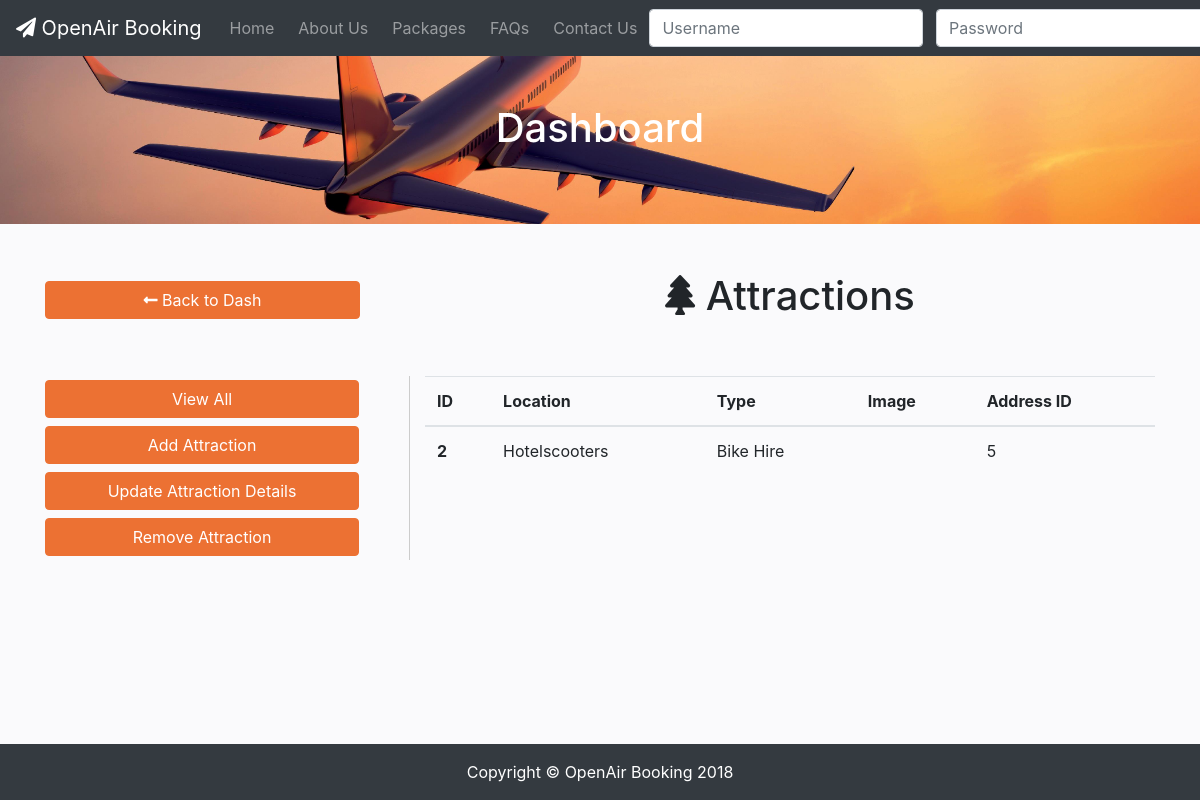
Screenshot of /dashboard/attractions.php with the database file from the repository.
### tables this page shows
CREATE TABLE `attractions` (
  `attract_id` int(11) NOT NULL,
  `attract_location` varchar(280) DEFAULT NULL,
  `attract_type` varchar(60) DEFAULT NULL,
  `attract_image` blob,
  `address_address_id` int(11) NOT NULL
);

### dashboard/attractions.php (the view, shortened to what this page needs)
<!DOCTYPE html>
<html lang="en">
<head>
    <link rel="stylesheet" href="https://stackpath.bootstrapcdn.com/bootstrap/4.1.3/css/bootstrap.min.css"
>
    <link rel="stylesheet" href="https://use.fontawesome.com/releases/v5.5.0/css/all.css"
>
    <link href="css/dash.css" rel="stylesheet">
    <?php include_once "../php/db_connect.php"; ?>
    <?php include_once "php/display.php"; ?>
</head>
<body>
    <nav class="navbar navbar-expand-lg navbar-dark bg-dark fixed-top">
        <a class="navbar-brand" href="../index.php"><i class="fas fa-paper-plane"></i> OpenAir Booking</a>
        <div class="collapse navbar-collapse" id="navbarResponsive">
            <ul class="navbar-nav mr-auto">
                <li class="nav-item">
                    <a class="nav-link" href="../index.php">Home</a>
                </li>
                <li class="nav-item">
                    <a class="nav-link" href="../about.php">About Us</a>
                </li>
                <li class="nav-item">
                    <a class="nav-link" href="../packages.php">Packages</a>
                </li>
                <li class="nav-item">
                    <a class="nav-link" href="../faq.php">FAQs</a>
                </li>
                <li class="nav-item">
                    <a class="nav-link" href="../contact-us.php">Contact Us</a>
                </li>
            </ul>
            <form class="navbar-form form-inline" action="../login.php" method="POST">
                <div id="id3" class="form-group">
                    <input readonly="true" id="id3.1" class="form-control mr-2" type="text" placeholder="Username" name="userName"
                        required>
                    <input readonly="true" id="id3.2" class="form-control mr-2" type="password" placeholder="Password"
                        name="uncrypPass" required>
                </div>
            </form>
        </div>
    </nav>
    <div class="header">
        <div class="container">
            <div class="row">
                <div class="text-center mx-auto mb-4">
                    <h1 class="my-5">
                    ?>Dashboard</h1>
                </div>
            </div>
        </div>
    </div>
    <div class="dash">
        <div class="container">
            <div class="row justify-content-around mt-5">
                <div class="col-sm-4 m-auto">
                    <button class="btn back-btn" onclick="location.href='../dashboard.php';" type="back"><i class="fas fa-long-arrow-alt-left"></i>
                        Back to Dash</button>
                </div>
                <div class="col-sm-8 m-auto text-center">
                    <h1><i class="fas fa-tree"></i> Attractions</h1>
                </div>
            </div>
            <div class="row my-5">
                <div class="col-sm-4 buttonlist">
                    <button id="view" class="btn crud-btn my-1" onclick="showHideCRUD(this.id)" type="back">View All</button>
                    <button id="add" class="btn crud-btn my-1" onclick="showHideCRUD(this.id)" type="back">Add Attraction</button>
                    <button id="update" class="btn crud-btn my-1" onclick="showHideCRUD(this.id)" type="back">Update Attraction Details</button>
                    <button id="remove" class="btn crud-btn my-1" onclick="showHideCRUD(this.id)" type="back">Remove Attraction</button>
                </div>
                <div class="col-sm-8">
                    <div id="view_all_div">
                        <div class="table-responsive-xl">
                            <table class="table">
                                <thead>
                                    <tr>
                                        <th scope="col">ID</th>
                                        <th scope="col">Location</th>
                                        <th scope="col">Type</th>
                                        <th scope="col">Image</th>
                                        <th scope="col">Address ID</th>
                                    </tr>
                                </thead>
                                <tbody>
                                    <?php tableAttractShow($conn); ?>
                                </tbody>
                            </table>
                        </div>
                    </div>
                </div>
            </div>
        </div>
    </div>
    <footer class="py-3 bg-dark">
        <div class="container">
            <p class="m-0 text-center text-white">Copyright &copy; OpenAir Booking 2018</p>
        </div>
    </footer>
</body>
</html>

### dashboard/php/display.php (shortened to what this page needs)
<?php
function tableAttractShow($conn) {
    $sql = "SELECT * FROM attractions";
    $resultset = mysqli_query($conn, $sql) or die("database error:" . mysqli_error($conn));
    while ($record = mysqli_fetch_assoc($resultset)) {
                                    echo '<tr>
                                        <th scope="row">
                                            ' . $record['attract_id'] . '
                                        </th>
                                        <td>
                                        ' . $record['attract_location'] . '
                                        </td>
                                        <td>
                                        ' . $record['attract_type'] . '
                                        </td>
                                        <td>
                                        ' . $record['attract_image'] . '
                                        </td>
                                        <td>
                                        ' . $record['address_address_id'] . '
                                        </td>
                                    </tr>';
    }
}
?>

### dashboard/css/dash.css (style rules this page uses)
:root { --accent: #EC7133; --shadow-accent: #bc5a28; }
body { padding-top: 54px; background-color: #fafafc; }
@media (min-width: 992px) { body { padding-top: 56px; } }
.header { min-height: 100%; background: url("../../resources/header.jpg") center center no-repeat scroll; -webkit-background-size: cover; -moz-background-size: cover; background-size: cover; -o-background-size: cover; }
.navbar { white-space: nowrap; }
.header h1 { color: white; }
.nav-item, .nav-item > a { border-radius: .25rem; padding-left: .25rem; padding-right: .25rem }
.crud-btn, .back-btn { background-color: var(--accent); border-color: var(--accent); color: white; width: 90%; }
#id3, #id4, #view_all_div, #add_div, #update_div, #remove_div { display: none; }
.dash .buttonlist { border-right: 1px solid #ccc; }
footer { position: fixed!important; right: 0; bottom: 0; left: 0; }

### rows the page displays
attractions: attract_id "2", attract_location "Hotelscooters", attract_type "Bike Hire", address_address "5"
